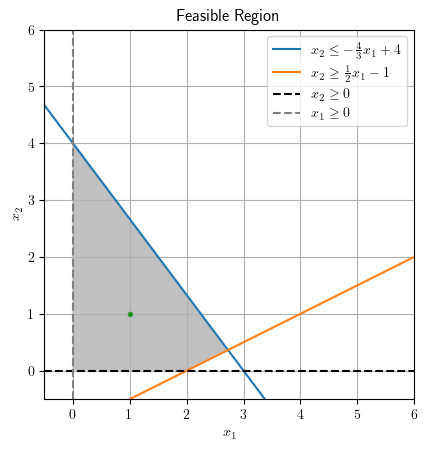

Write Python code to recreate this figure.
import numpy as np
import matplotlib.pyplot as plt

from basic_solutions import compute_basic_solutions

# Plot constraints
#
plt.rcParams['text.usetex'] = True

plt.title('Feasible Region')
plt.xlabel('$x_1$')
plt.ylabel('$x_2$')

x_min, x_max = (-.5, 6)
y_min, y_max = (-.5, 6)

sample_size = 300

xx1, xx2 = np.meshgrid(
    np.linspace(x_min, x_max, sample_size),
    np.linspace(y_min, y_max, sample_size),
)

x1_min = 0
x2_min = 0

a0 = np.ones(xx1.shape) * x1_min
a1 = np.ones(xx1.shape) * x2_min

a2 = 4 - (4 * xx1) / 3
a3 = (1/2) * xx1 - 1

plt.imshow(
    (
            (xx1 >= a0)
            & (xx2 >= a1)
            & (xx2 <= a2)
            & (xx2 >= a3)
    ).astype(int),
    extent=(x_min, x_max, y_min, y_max),
    origin='lower',
    cmap='Greys',
    alpha=0.25
)

plt.plot(xx1[0, :], a2[0, :], label=r'$x_2 \le -\frac{4}{3}x_1 + 4$')
plt.plot(xx1[0, :], a3[0, :], label=r'$x_2 \ge \frac{1}{2}x_1 - 1$')

plt.plot(xx1[0, :], a1[0, :], 'k--', label=r'$x_2 \ge {}$'.format(x2_min))
plt.axvline(x=x1_min, label=r'$x_1 \ge {}$'.format(x1_min), color='gray', linestyle='dashed')

plt.plot([1], [1], marker='o', markersize=3, markerfacecolor='green')

plt.legend(loc='upper right')
plt.xlim((x_min, x_max))
plt.ylim((y_min, y_max))
plt.grid(True)

plt.savefig('problem_9.png', bbox_inches='tight')


# Find basic solutions
#
A = np.array((
    (4, 3, 1, 0),
    (1, -2, 0, 1),
))

b = np.array((
    12,
    2,
))

rows, cols = A.shape
solns = compute_basic_solutions(A, b, var_names=['x1', 'x2', 's1', 's2'])

for s in solns:
    soln = s.get('solution')
    pretty_basis = s.get('formatted_basis')
    print('Basis: {}'.format(pretty_basis))
    print('B: {}'.format(np.array([A[:, k] for k in s.get('basis')]).T))

    if soln is not None:
        full_solution = [0] * cols
        for i, beta in enumerate(s.get('basis')):
            full_solution[beta] = soln[i]

        feasible = all(i >= 0 for i in full_solution)
        print('Solution ({}feasible): {}'.format('' if feasible else 'in', full_solution))
    else:
        print('No solution exists!')

    print('')
    input('Press [Enter] to see the next point:')